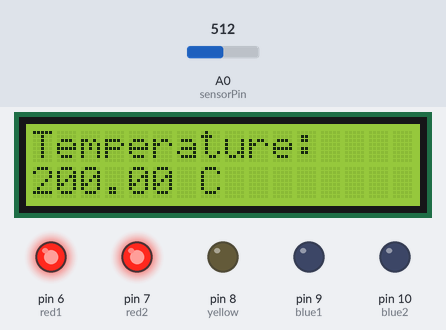
Bench run of a sketch on a simulated Arduino Uno, built with avr-gcc and run on an emulated ATmega328P. Shown: 16×2 character LCD, output pins drawn as LEDs (lit = HIGH). Inputs (shaded band) come from the test bench; at power-on: A0 (sensorPin) = 512. What the sketch prints to the serial monitor is not drawn.

Above: at 1.2 s.
1.3 s: A0 (sensorPin) set to 183
At 2.7 s:
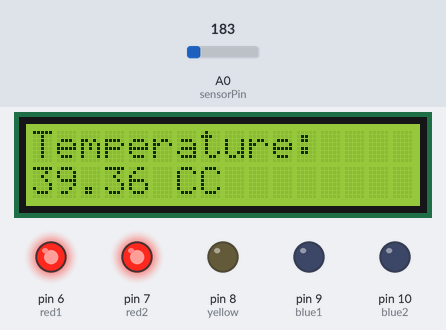
3.0 s: A0 (sensorPin) set to 164
At 4.2 s:
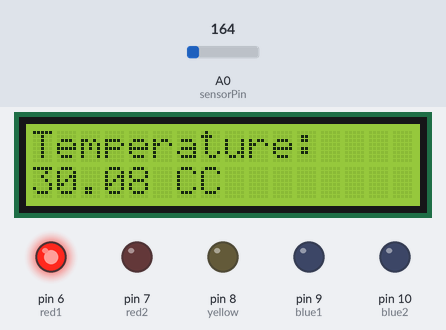
4.5 s: A0 (sensorPin) set to 122
At 5.6 s:
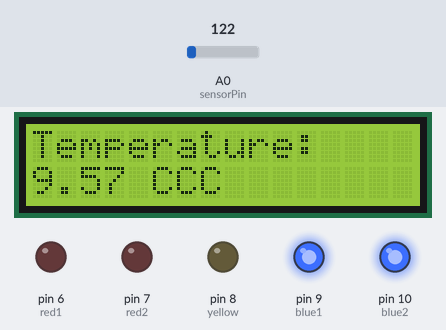
6.0 s: A0 (sensorPin) set to 96
At 7.1 s:
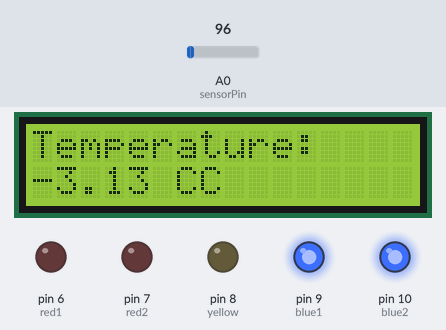
7.6 s: A0 (sensorPin) set to 25
At 8.5 s:
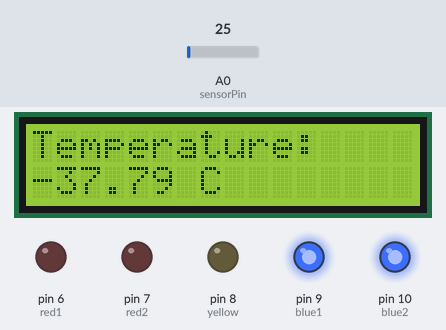
Timing chart, 0 to 10.1 s (numbered marks = the images above; inputs shaded):
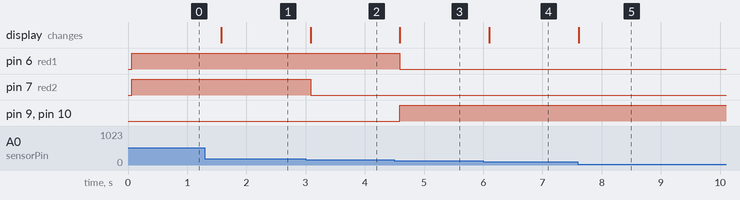

The sketch:

TempDisplay.ino
```cpp
#include <LiquidCrystal.h>
LiquidCrystal lcd(12, 11, 5, 4, 3, 2);

const int sensorPin = A0;
const int red1 = 6;
const int red2 = 7;
const int yellow = 8;
const int blue1 = 9;
const int blue2 = 10;

void setup() {
  Serial.begin(9600);

  lcd.begin(16, 2); // size of screen
  lcd.print("Temperature:");

  for (int i = 6; i < 11; i++) {
    pinMode(i, OUTPUT);
    digitalWrite(i, LOW);
  }

}

void loop() {
  int sensorVal = analogRead(sensorPin);
  Serial.print("Sensor value: ");
  Serial.print(sensorVal);

  float voltage = (sensorVal/1024.0) * 5.0;
  Serial.print(", Volts: ");
  Serial.print(voltage);

  float temp = (voltage - 0.5) * 100;
  Serial.print(", Temperature (deg C): ");
  Serial.println(temp);

  lcd.setCursor(0, 1);
  lcd.print(temp);
  lcd.print(" C");

  // LEDs
  if (temp > 35) {
    digitalWrite(red1, HIGH);
    digitalWrite(red2, HIGH);
    digitalWrite(yellow, LOW);
    digitalWrite(blue1, LOW);
    digitalWrite(blue2, LOW);
  } else if (temp > 25) {
    digitalWrite(red1, HIGH);
    digitalWrite(red2, LOW);
    digitalWrite(yellow, LOW);
    digitalWrite(blue1, LOW);
    digitalWrite(blue2, LOW);
  } else if (temp > 20) {
    digitalWrite(red1, LOW);
    digitalWrite(red2, LOW);
    digitalWrite(yellow, HIGH);
    digitalWrite(blue1, LOW);
    digitalWrite(blue2, LOW);
  } else if (temp > 10) {
    digitalWrite(red1, LOW);
    digitalWrite(red2, LOW);
    digitalWrite(yellow, LOW);
    digitalWrite(blue1, HIGH);
    digitalWrite(blue2, LOW);
  } else {
    digitalWrite(red1, LOW);
    digitalWrite(red2, LOW);
    digitalWrite(yellow, LOW);
    digitalWrite(blue1, HIGH);
    digitalWrite(blue2, HIGH);
  }

  delay(500);
}
```

Measured:
- the behaviour switches between 175 and 174 on A0 (sensorPin) (found by bisection; images 1 and 2)
- the behaviour switches between 103 and 102 on A0 (sensorPin) (found by bisection; images 3 and 4)
- after the input at 1.3 s, the display: changes after 0.28 s (image 1)
- after the input at 3.0 s, pin 7 (red2): HIGH → LOW after 0.08 s; the display: changes after 0.08 s (image 2)
- after the input at 4.5 s, pin 6 (red1): HIGH → LOW after 0.09 s; pin 9 (blue1), pin 10 (blue2): LOW → HIGH after 0.09 s; the display: changes after 0.09 s (image 3)
- after the input at 6.0 s, the display: changes after 0.10 s (image 4)
- after the input at 7.6 s, the display: changes at once (image 5)
